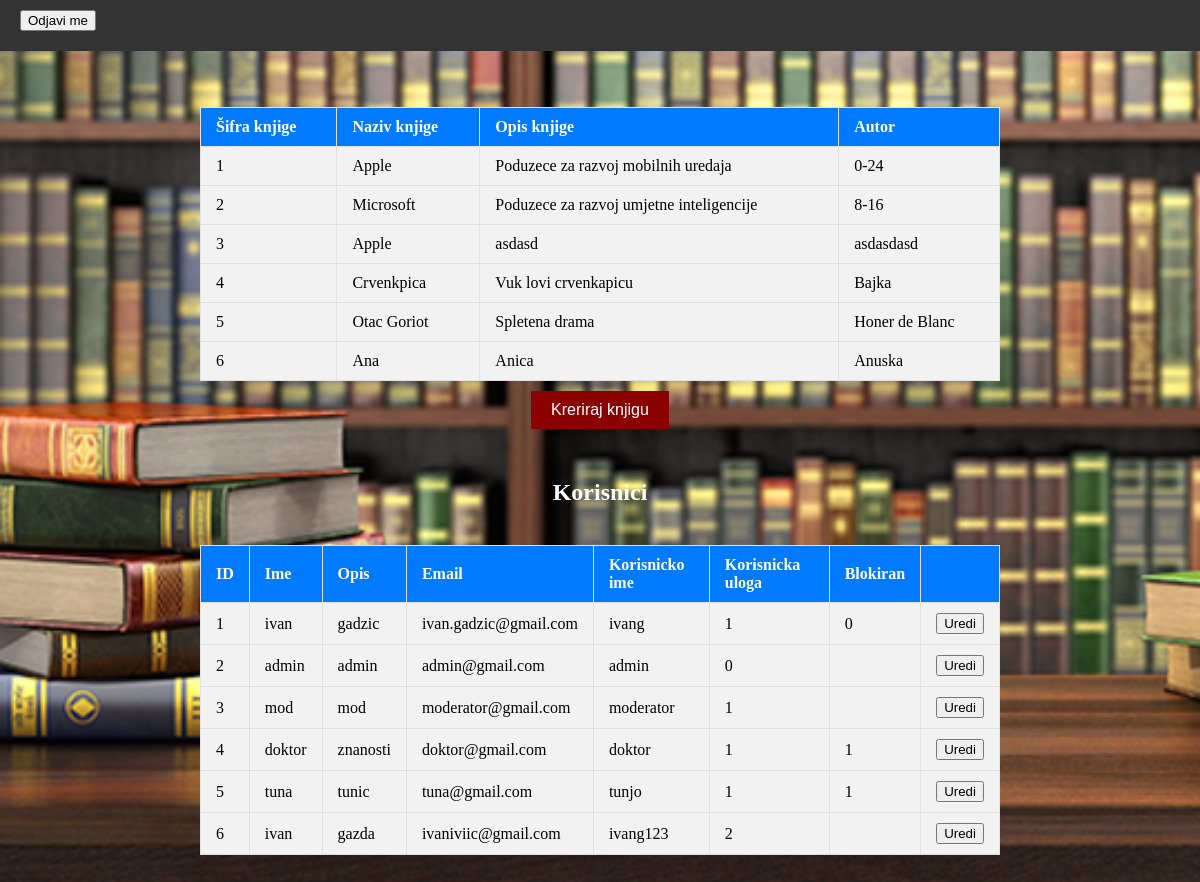
Screenshot of /Pages/admin.php with the database file from the repository.
### tables this page shows
CREATE TABLE `knjiga` (
  `Knjiga_ID` int(11) NOT NULL,
  `Naziv_knjige` varchar(45) DEFAULT NULL,
  `Opis` varchar(100) DEFAULT NULL,
  `Autor` varchar(45) DEFAULT NULL,
  `Korsinik_ID` int(11) DEFAULT NULL
);

CREATE TABLE `korisnik` (
  `Korisnik_ID` int(11) NOT NULL,
  `Ime` varchar(50) DEFAULT NULL,
  `Prezime` varchar(50) DEFAULT NULL,
  `Lozinka` char(64) DEFAULT NULL,
  `Lozinka_Sha256` char(64) DEFAULT NULL,
  `Email` varchar(50) DEFAULT NULL,
  `Blokiran` tinyint(1) DEFAULT NULL,
  `Status` varchar(20) DEFAULT NULL,
  `Korisnicko_ime` varchar(45) DEFAULT NULL,
  `Korisnicka_uloga` int(11) DEFAULT NULL,
  `Zakljucan` tinyint(4) DEFAULT 0
);

### baza.class.php (called while the page is built, shortened)
<?php
class Baza {
    private $veza = null;
    function spojiDB() {
        $this->veza = new mysqli(self::server, self::korisnik, self::lozinka, self::baza);
        $this->veza->set_charset("utf8");
        return $this->veza;
    }
    function selectDB($upit) {
        $rezultat = $this->veza->query($upit);
        return $rezultat;
    }
}
?>

### Pages/admin.php (the view, shortened to what this page needs)
<?php
    include "../baza.class.php";
    $baza = new Baza();
    $baza->spojiDB();
    $res = $baza->selectDB("SELECT * FROM knjiga");
    $resModeratori = $baza->selectDB("SELECT * FROM korisnik");
?>
<!DOCTYPE html>
<html lang="en">
<head>
    <link rel="stylesheet" type="text/css" href="../css/igadzic.css">
</head>
<body style="background-image: url('../Materijali/pozadina.png'); background-size: cover; background-repeat: no-repeat; background-attachment: fixed;">
    <nav class="navbar">
        <ul class="nav-links">
            <li>
                <form id="logoutForm" action="../odjava.php" method="post">
                    <button type="submit">Odjavi me</button>
                </form>
            </li>
        </ul>
    </nav>
        <div class="container">
            <table class="data-table">
                <thead>
                    <tr>
                        <th>Šifra knjige</th>
                        <th>Naziv knjige</th>
                        <th>Opis knjige</th>
                        <th>Autor</th>
                    </tr>
                </thead>
                <tbody>
                    <?php
                    if ($res->num_rows > 0) {
                        while ($row = $res->fetch_assoc()) {
                            echo "<tr>";
                            echo "<td>" . $row["Knjiga_ID"] . "</td>";
                            echo "<td>" . $row["Naziv_knjige"] . "</td>";
                            echo "<td>" . $row["Opis"] . "</td>";
                            echo "<td>" . $row["Autor"] . "</td>";
                            echo "</tr>";
                        }
                    } else {
                        echo "<tr><td colspan='2'>Nema aktivnih poduzeća!</td></tr>";
                    }
                ?>
            </tbody>
        </table>
        <div class="buttons">
            <button class="edit-button" onclick="dodajKnjigu()">Kreriraj knjigu</button>
        </div>
        <h2 style="color: white;">Korisnici</h2>
        <table class="data-table">
            <thead>
                <tr>
                    <th>ID</th>
                    <th>Ime</th>
                    <th>Opis</th>
                    <th>Email</th>
                    <th>Korisnicko ime</th>
                    <th>Korisnicka uloga</th>
                    <th>Blokiran</th>
                    <th></th>
                </tr>
            </thead>
            <tbody>
                <?php
                if ($res->num_rows > 0) {
                    while ($row = $resModeratori->fetch_assoc()) {
                        $modId = $row["Korisnik_ID"];
                        echo "<tr>";
                        echo "<td>" . $row["Korisnik_ID"] . "</td>";
                        echo "<td>" . $row["Ime"] . "</td>";
                        echo "<td>" . $row["Prezime"] . "</td>";
                        echo "<td>" . $row["Email"] . "</td>";
                        echo "<td>" . $row["Korisnicko_ime"] . "</td>";
                        echo "<td>" . $row["Korisnicka_uloga"] . "</td>";
                        echo "<td>" . $row["Blokiran"] . "</td>";
                        echo "<td><button onclick='editKorisnik($modId)'>Uredi</button></td>";
                        echo "</tr>";
                    }
                } else {
                    echo "<tr><td colspan='2'>Nema aktivnih poduzeća!</td></tr>";
                }
                ?>
            </tbody>
        </table>
        </div>
</body>
</html>

### css/igadzic.css (style rules this page uses)
body, h1, p { margin: 0; padding: 0; }
.container { display: flex; flex-direction: column; align-items: center; justify-content: center; height: 100vh; }
.buttons { display: flex; gap: 20px; padding: 10px; }
.login-button, .register-button, .guest-button, .edit-button { padding: 10px 20px; font-size: 1rem; background-color: red; color: white; border: none; cursor: pointer; transition: background-color 0.3s; }
.login-button:hover, .register-button:hover, .guest-button:hover, .edit-button { background-color: darkred; }
.buttons { margin-bottom: 20px; }
form { display: flex; flex-direction: column; align-items: center; }
form > * { margin-bottom: 10px; }
body, ul { margin: 0; padding: 0; list-style: none; }
.navbar { background-color: #333; color: #fff; display: flex; justify-content: space-between; align-items: center; padding: 10px 20px; }
.nav-links { display: flex; }
.nav-links li { margin-right: 20px; }
body, h1 { margin: 0; padding: 0; }
.container { max-width: 800px; margin: 0 auto; padding: 20px; text-align: center; }
.data-table { width: 100%; border-collapse: collapse; margin-top: 20px; }
.data-table th, .data-table td { padding: 10px 15px; text-align: left; }
.data-table th { background-color: #007bff; color: #fff; }
.data-table tbody tr { background-color: #f2f2f2; }
.data-table th, .data-table td { border: 1px solid #e0e0e0; }

### rows the page displays
knjiga: Knjiga_ID "1", Naziv_knjige "Apple", Opis "Poduzece za razvoj mobilnih uredaja", Autor "0-24"
knjiga: Knjiga_ID "2", Naziv_knjige "Microsoft", Opis "Poduzece za razvoj umjetne inteligencije", Autor "8-16"
knjiga: Knjiga_ID "3", Naziv_knjige "Apple", Opis "asdasd", Autor "asdasdasd"
knjiga: Knjiga_ID "4", Naziv_knjige "Crvenkpica", Opis "Vuk lovi crvenkapicu", Autor "Bajka"
knjiga: Knjiga_ID "5", Naziv_knjige "Otac Goriot", Opis "Spletena drama", Autor "Honer de Blanc"
knjiga: Knjiga_ID "6", Naziv_knjige "Ana", Opis "Anica", Autor "Anuska"
korisnik: Korisnik_ID "1", Ime "ivan", Prezime "gadzic", Email "ivan.gadzic@gmail.com", Korisnicko_ime "ivang", Korisnicka_uloga "1", Blokiran "0"
korisnik: Korisnik_ID "2", Ime "admin", Prezime "admin", Email "admin@gmail.com", Korisnicko_ime "admin", Korisnicka_uloga "0"
korisnik: Korisnik_ID "3", Ime "mod", Prezime "mod", Email "moderator@gmail.com", Korisnicko_ime "moderator", Korisnicka_uloga "1"
korisnik: Korisnik_ID "4", Ime "doktor", Prezime "znanosti", Email "doktor@gmail.com", Korisnicko_ime "doktor", Korisnicka_uloga "1", Blokiran "1"
korisnik: Korisnik_ID "5", Ime "tuna", Prezime "tunic", Email "tuna@gmail.com", Korisnicko_ime "tunjo", Korisnicka_uloga "1", Blokiran "1"
korisnik: Korisnik_ID "6", Ime "ivan", Prezime "gazda", Email "ivaniviic@gmail.com", Korisnicko_ime "ivang123", Korisnicka_uloga "2"
